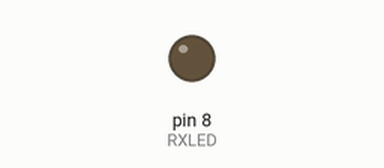
This sketch was run on a simulated SparkFun Pro Micro, built with avr-gcc and run on an emulated ATmega32U4. Parts: output pins drawn as LEDs (lit = HIGH). What the sketch prints to the serial monitor is not drawn.

Above: at 2.5 s.
At 7.5 s:
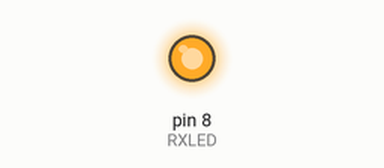
Timing chart, 0 to 13.0 s (numbered marks = the images above):
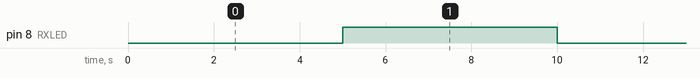

The sketch:

blinky.ino
```cpp
// (licence header left out)
int RXLED = 8;  // The RX LED has a defined Arduino pin
// The TX LED was not so lucky, we'll need to use pre-defined
// macros (TXLED1, TXLED0) to control that.
// (We could use the same macros for the RX LED too -- RXLED1,
//  and RXLED0.)

void setup()
{
 pinMode(RXLED, OUTPUT);  // Set RX LED as an output
 // TX LED is set as an output behind the scenes

 Serial.begin(9600); //This pipes to the serial monitor
}

void loop()
{
 Serial.println("Hello world");  // Print "Hello World" to the Serial Monitor

 digitalWrite(RXLED, LOW);   // set the LED on
 delay(5000);              // wait for a second
 digitalWrite(RXLED, HIGH);    // set the LED off
 delay(5000);              // wait for a second
}
```

Measured:
- by itself, pin 8 (RXLED): alternates HIGH for 5.0 s and LOW for 5.0 s
